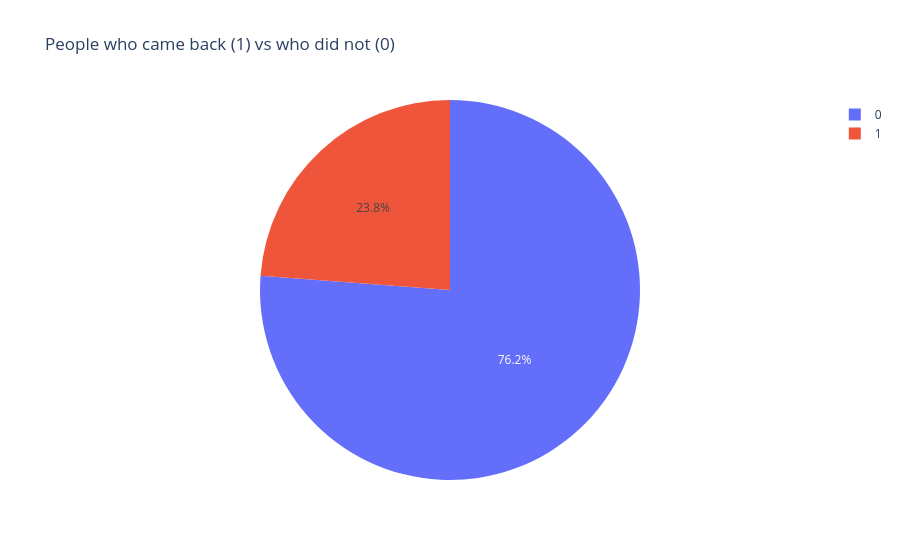

Notebook code cell kept with this figure:
### Code cell
#Task 1.2 Create a visualization 

import plotly.express as px

#counting how many people there are of each class
peopleCount = btData['class'].value_counts().reset_index()

#naming the columns 
peopleCount.columns = ['class', 'count']

# Create the pie chart using the counts
figpie = px.pie(peopleCount, values='count', names='class', title='People who came back (1) vs who did not (0)')
figpie.show()

### Figure 1 — Plotly figure (JSON) as saved in the notebook; plotly's stock layout.template omitted (floating-point values rounded to 4 significant figures)
{"data": [{"domain": {"x": [0, 1], "y": [0, 1]}, "hovertemplate": "class=%{label}<br>count=%{value}<extra></extra>", "labels": [0, 1], "legendgroup": "", "name": "", "showlegend": true, "type": "pie", "values": [570, 178]}], "layout": {"legend": {"tracegroupgap": 0}, "title": {"text": "People who came back (1) vs who did not (0)"}}}
